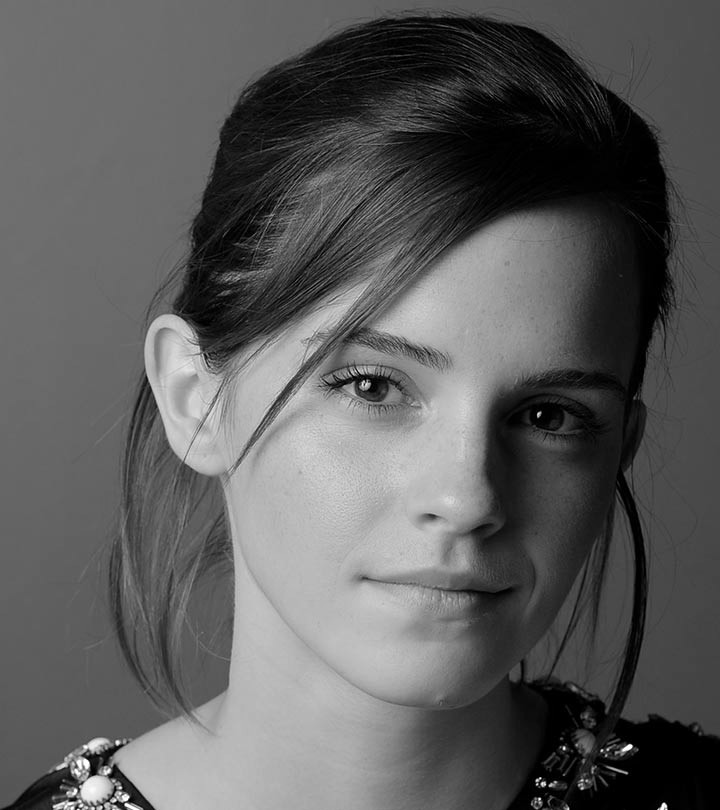
#> input picture Assignment1/images/emma_gray.jpg, 720 x 810 px
$ jupyter execute --allow-errors assignment1.ipynb
#> lines starting #> are read from the running program, lines starting #| are printed output that depends on the picture
# EN5204 Assignment 1 on Image Processing: Intensity Transformations and Neighborhood Filtering
#### Sivayogaraj.K
#### 228047A

## Import Required packages

[cell 1]
import cv2 as cv
import math
import numpy as np
import matplotlib.pyplot as plt

## Question 1

[cell 2]
img = cv.imread('images/emma_gray.jpg',cv.IMREAD_GRAYSCALE)
#> img is the input picture: shape (810, 720); min 0, max 255, mean 92.2
assert img is not None
cv.namedWindow('Original',cv.WINDOW_NORMAL)
cv.imshow('Original',img)
cv.imwrite('1.image_Orig.jpg',img)

t1 = np.linspace(0,50,51).astype('uint8')   #Creating regions Look up table
t2 = np.linspace(50,100,0).astype('uint8')
t3 = np.linspace(101,255,100).astype('uint8')
t4 = np.linspace(255,150,0).astype('uint8')
t5 = np.linspace(151,255,105).astype('uint8')

transform = np.concatenate((t1,t2,t3,t4,t5),axis=0).astype('uint8') #Creating the transformation functions

im_pro = transform[img]

cv.namedWindow('Transformed',cv.WINDOW_NORMAL)
cv.imshow('Transformed',im_pro)
cv.imwrite('1.image_Proce.jpg',im_pro)

plt.plot(transform)
plt.xlim(0,255)
plt.ylim(0,255)
plt.title('Transformation Function')
plt.xlabel('Input $f(x)$')
plt.ylabel('Output $T[f(x)]$')
plt.grid(visible=True)
plt.savefig('1.plot.png')
#> figure, not shown here; curve peaks at x = 150, y = 255
plt.show()

cv.waitKey(0)
cv.destroyAllWindows()

## Question 2

[cell 3]
img = cv.imread('images/brain_proton_density_slice.png',cv.IMREAD_GRAYSCALE)
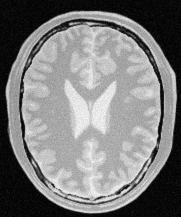
#> input picture Assignment1/images/brain_proton_density_slice.png, 181 x 217 px
#> img is the input picture: shape (217, 181); min 0, max 251, mean 123.7
assert img is not None
cv.namedWindow('Original',cv.WINDOW_NORMAL)
cv.imshow('Original',img)
cv.imwrite('2.1.image_Orig.jpg',img)

im_pro = transform[img]
#> im_pro: shape (217, 181)

cv.namedWindow('Transformed',cv.WINDOW_NORMAL)
cv.imshow('Transformed',im_pro)
cv.imwrite('2.1.image_Proce.jpg',im_pro)

plt.plot(transform)
plt.xlim(0,255)
plt.ylim(0,255)
plt.title('Transformation Function')
plt.xlabel('Input $f(x)$')
plt.ylabel('Output $T[f(x)]$')
plt.grid(visible=True)
plt.savefig('2.1.plot.png')
plt.show()

cv.waitKey(0)
cv.destroyAllWindows()

[cell 4]
img = cv.imread('images/brain_proton_density_slice.png',cv.IMREAD_GRAYSCALE)
assert img is not None
cv.namedWindow('Original',cv.WINDOW_NORMAL)
cv.imshow('Original',img)
cv.imwrite('2.2.image_Orig.jpg',img)

transform=np.flip(transform)
im_pro = transform[img]

cv.namedWindow('Transformed',cv.WINDOW_NORMAL)
cv.imshow('Transformed',im_pro)
cv.imwrite('2.2.image_Proce.jpg',im_pro)

plt.plot(transform)
plt.xlim(0,255)
plt.ylim(0,255)
plt.title('Transformation Function')
plt.xlabel('Input $f(x)$')
plt.ylabel('Output $T[f(x)]$')
plt.grid(visible=True)
plt.savefig('2.2.plot.png')
#> figure, not shown here; curve peaks at x = 0, y = 255
plt.show()

cv.waitKey(0)
cv.destroyAllWindows()

## Question 3

[cell 5]
def GammaCorr(image=0,gamma = 1.0):
    table = np.arange(0,256).astype('uint8')
    table = (((table/255.0)**gamma)*255).astype('uint8')
    return table[image]

img = cv.imread('images/highlights_and_shadows.jpg',cv.IMREAD_COLOR)
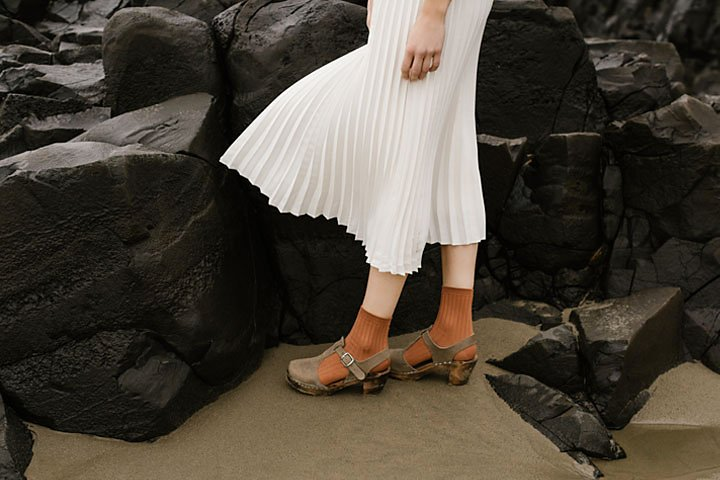
#> input picture Assignment1/images/highlights_and_shadows.jpg, 720 x 480 px
#> img is the input picture: shape (480, 720, 3); mean B, G, R 58.1, 68.6, 75.7
cv.imwrite('3.image_Orig.jpg',img)

for r in np.arange(0.0,2.5,0.1):
    if r==1.0:
        continue
    adj = GammaCorr(img,r)
    cv.putText(adj,"Gamma = {}".format(r),(20,40),cv.FONT_HERSHEY_SIMPLEX,1.5,(0,0,255),3)
    cv.namedWindow('Images',cv.WINDOW_NORMAL)
    cv.imshow('Images',np.hstack([img,adj]))
    cv.imwrite('3.GammaCorrection_Results/Gamma_%.1f.jpg'%r,adj)
    cv.waitKey(100)
#> this loop made 25 passes
#> pass 1, `cv.imshow('Images',np.hstack([img,adj]))`:
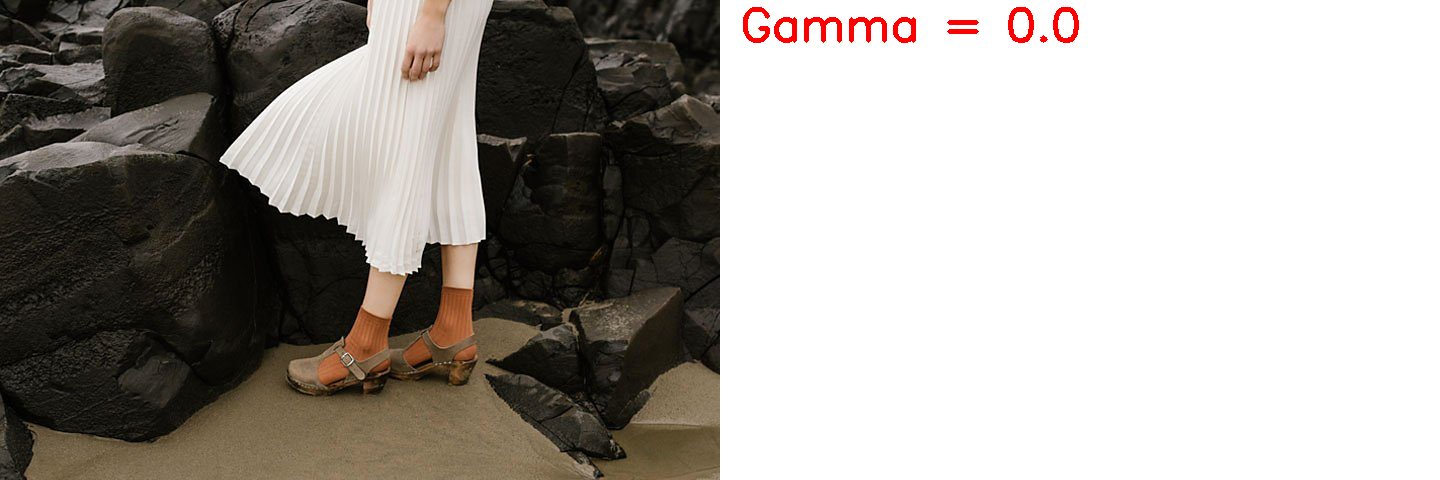
#> window 'Images': shape (480, 1440, 3); mean B, G, R 155.4, 160.6, 165.4
#> pass 1, `cv.imwrite('3.GammaCorrection_Results/Gamma_%.1f.jpg'%r,adj)`:
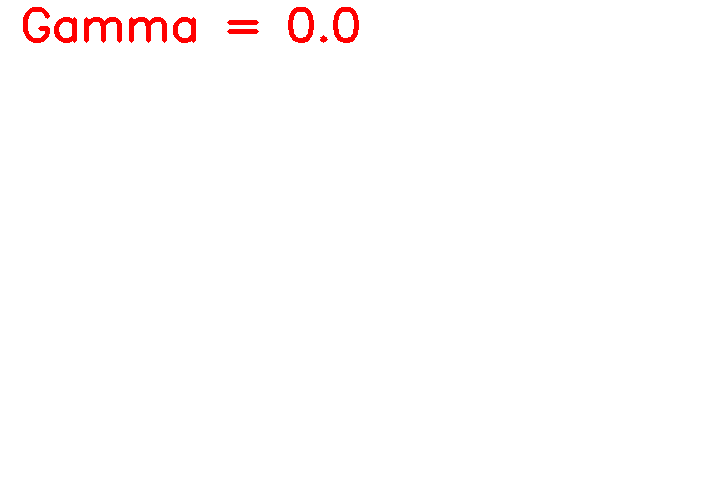
#> saved as Gamma_0.0.jpg: shape (480, 720, 3); mean B, G, R 252.6, 252.6, 255
#> after the loop:
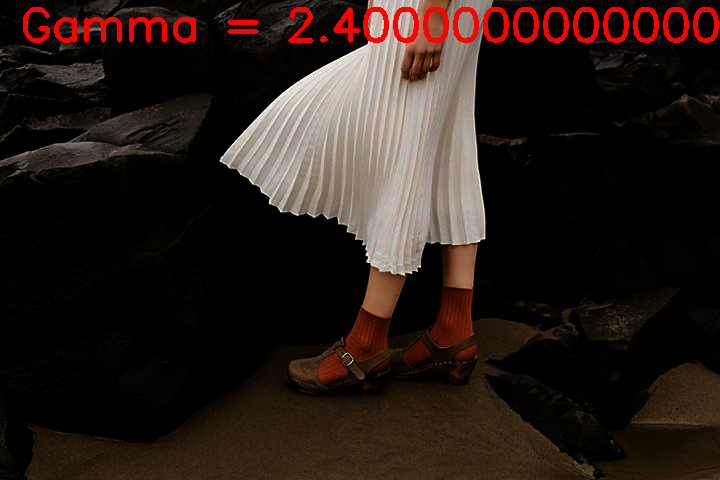
#> adj: shape (480, 720, 3); mean B, G, R 23.2, 28.1, 39.8
cv.destroyAllWindows()

[cell 6]
img = cv.imread('images/highlights_and_shadows.jpg',cv.IMREAD_COLOR)

b,g,r = cv.split(img)
layers = np.array([b,g,r])
color = ['b','g','r']
for i,channel in enumerate(layers):
    hist = np.zeros(256)
    for r in channel:
        hist[r]+=1
    plt.plot(hist.astype('uint8'),color=color[i])
    plt.xlim(0,256)
#> this loop made 3 passes


plt.xlabel('Intensity Value')
plt.ylabel('Number of pixels')
plt.title('Hostogram Computation')
plt.savefig('3.1.plot.png')
#> figure, not shown here; curve peaks at x = 216, y = 255; curve peaks at x = 121, y = 255; curve peaks at x = 137, y = 255
plt.show()

cv.imwrite('3.1.image.jpg',img)
#> Out = True

[cell 7]
img = cv.imread('3.GammaCorrection_Results/Gamma_0.5.jpg',cv.IMREAD_COLOR)
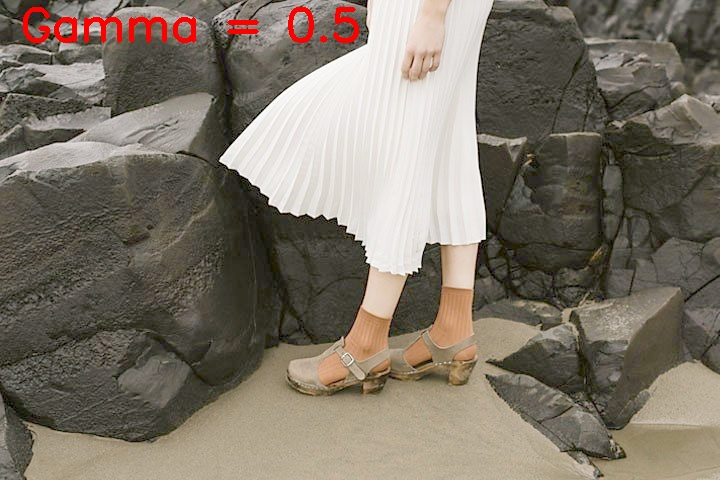
#> img: shape (480, 720, 3); mean B, G, R 103.2, 116, 124.8

b,g,r = cv.split(img)
layers = np.array([b,g,r])
color = ['b','g','r']
for i,channel in enumerate(layers):
    hist = np.zeros(256)
    for r in channel:
        hist[r]+=1
    plt.plot(hist.astype('uint8'),color=color[i])
    plt.xlim(0,256)


plt.xlabel('Intensity Value')
plt.ylabel('Number of pixels')
plt.title('Hostogram Computation')
plt.savefig('3.2.plot.png')
#> figure, not shown here; curve peaks at x = 229, y = 253; curve peaks at x = 221, y = 253; curve peaks at x = 195, y = 247
plt.show()

cv.imwrite('3.2.image.jpg',img)
#> Out = True

[cell 8]
img = cv.imread('3.GammaCorrection_Results/Gamma_2.0.jpg',cv.IMREAD_COLOR)

b,g,r = cv.split(img)
layers = np.array([b,g,r])
color = ['b','g','r']
for i,channel in enumerate(layers):
    hist = np.zeros(256)
    for r in channel:
        hist[r]+=1
    plt.plot(hist.astype('uint8'),color=color[i])
    plt.xlim(0,256)


plt.xlabel('Intensity Value')
plt.ylabel('Number of pixels')
plt.title('Hostogram Computation')
plt.savefig('3.3.plot.png')
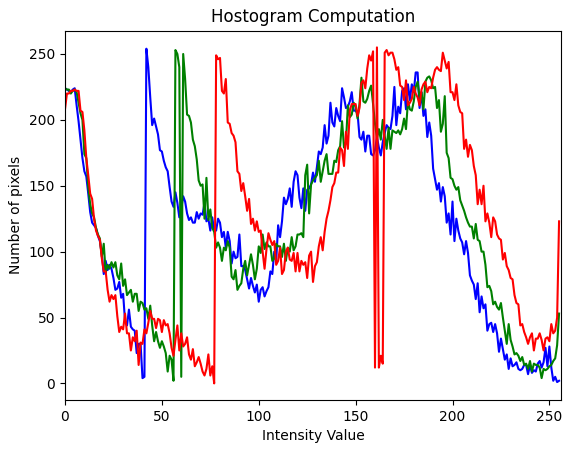
#> figure drawn by matplotlib, 1 panel; curve peaks at x = 42, y = 254; curve peaks at x = 57, y = 253; curve peaks at x = 161, y = 255
plt.show()

cv.imwrite('3.3.image.jpg',img)
#> Out = True

## Question 4

[cell 9]
img = cv.imread('images/shells.png',cv.IMREAD_GRAYSCALE)  #reading the original image
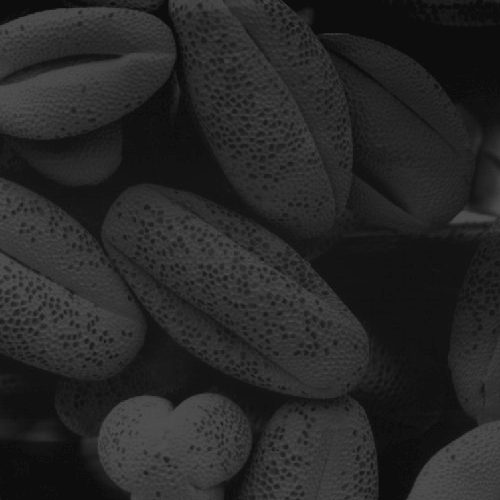
#> input picture Assignment1/images/shells.png, 500 x 500 px
#> img is the input picture: shape (500, 500); min 13, max 83, mean 38.7
cv.namedWindow('Original',cv.WINDOW_NORMAL)
cv.imshow('Original',img)
cv.imwrite('4.image_Orig.jpg',img)

hist,bins = np.histogram(img.flatten(),256,[0,256])  #calculating the histogram and cdf befor equalizing
#> hist = 256 values, max 17718 at index 13, min 0 at index 0, mean 976.6; bins = 257 values from 0 to 256
cdf = hist.cumsum()
#> cdf = 256 values from 0 to 250000
cdf_norm = cdf*hist.max()/cdf.max()
#> cdf_norm = 256 values from 0 to 17718

plt.plot(cdf_norm,color = 'b')    #plotting the histogram and cdf
plt.hist(img.flatten(),256,[0,256],color='r')
plt.legend(('CDF','Histogram'),loc='upper left')
plt.xlim(0,256)
plt.title('Histogram and CDF of Original Image')
plt.savefig('4.plot_Orig.png')
#> figure, not shown here; tallest bar 17718 high, from x = 13 to 14; curve peaks at x = 83, y = 17718
plt.show()

cdf_m = np.ma.masked_equal(cdf,0)   #Equalizing Manually
cdf_m = (cdf_m - cdf_m.min())*255/(cdf_m.max() - cdf_m.min())
cdf = np.ma.filled(cdf_m,0).astype('uint8')
#> cdf = 256 values from 0 to 255
img_equal = cdf[img]
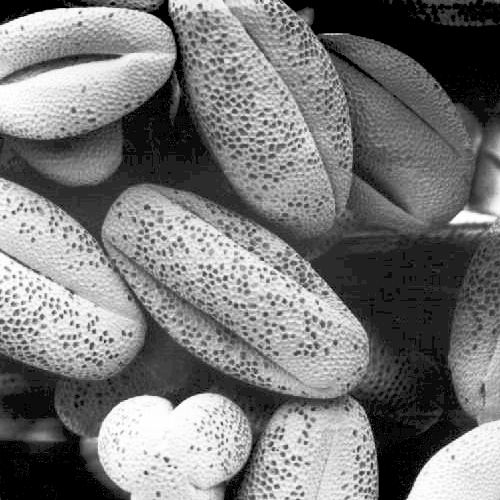
#> img_equal: shape (500, 500); min 0, max 255, mean 120.9

#img_equal = cv.equalizeHist(img)  #Equalizing using unbuilt function

cv.namedWindow('Equalized',cv.WINDOW_NORMAL)   #showing equalized image
cv.imshow('Equalized',img_equal)
cv.imwrite('4.image_Proce.jpg',img_equal)

hist,bins = np.histogram(img_equal.flatten(),256,[0,256])  #Calculating histogram and cdf
#> hist = 256 values, max 18320 at index 0, min 0 at index 1, mean 976.6
cdf=hist.cumsum()
#> cdf = 256 values from 18320 to 250000
cdf_norm = cdf*hist.max()/cdf.max()
#> cdf_norm = 256 values from 1342.5 to 18320

plt.plot(cdf_norm,color = 'b')  #plotting
plt.hist(img_equal.flatten(),256,[0,256],color='r')
plt.legend(('CDF','Histogram'),loc='upper left')
plt.xlim(0,256)
plt.title('Histogram and CDF of Processed Image')
plt.savefig('4.plot_Proce.png')
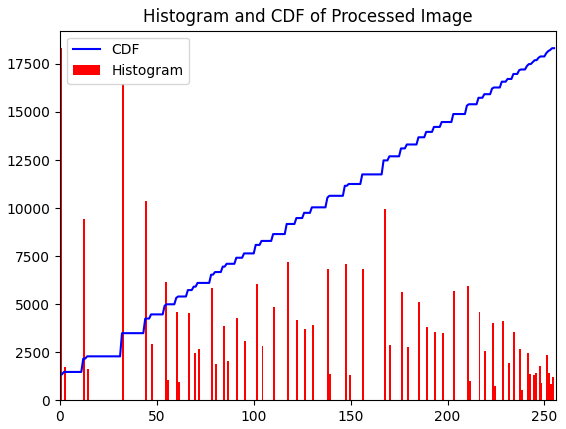
#> figure drawn by matplotlib, 1 panel; tallest bar 18320 high, from x = 0 to 1; curve peaks at x = 255, y = 18320
plt.show()

cv.waitKey(0)
cv.destroyAllWindows()
